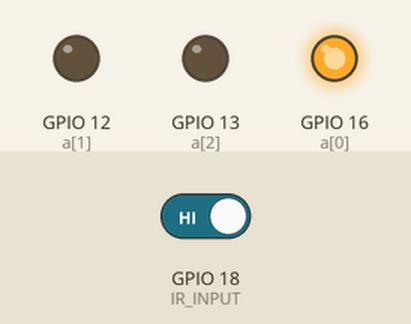
Simulated run of this program. Board: Raspberry Pi (BCM pin numbers). Shown: output pins drawn as LEDs (lit = HIGH). The test bench sets the inputs (shaded band); at power-on: GPIO 18 (IR_INPUT) HIGH.

Above: at 1.2 s.
1.3 s: GPIO 18 (IR_INPUT) driven LOW
At 2.3 s:
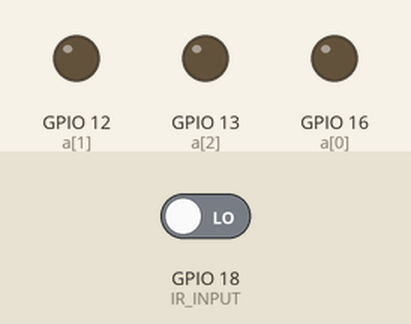
2.9 s: GPIO 18 (IR_INPUT) driven HIGH
At 6.9 s:
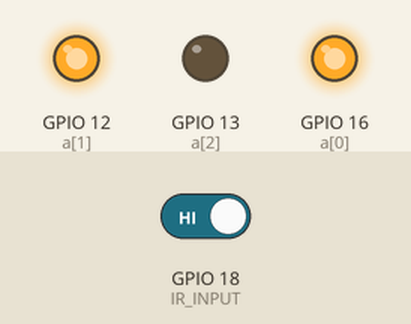
At 9.2 s:
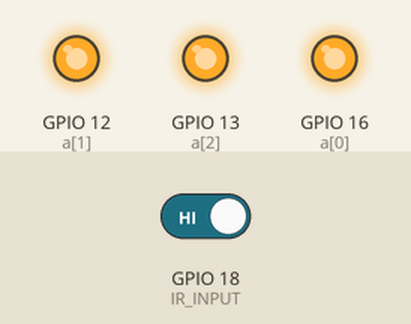
Timing chart, 0 to 10.7 s (numbered marks = the images above; inputs shaded):
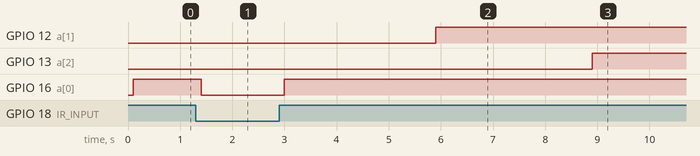

The program:

glow_three_led.py
```python
# import the library that allows us to logically access the GPIO pins
# refer to the library as G, it is like an alias
import RPi.GPIO as G

#import the sleep module from time library that allow us to provide delay
from time import sleep

#To disable warning of channel is already in use
G.setwarnings(False)

# use the BCM numbering scheme or we can use BOARD scheme also
G.setmode(G.BCM)

# set pin 18 in input mode in direction IN
IR_INPUT= 18
G.setup(IR_INPUT,G.IN)

# set pin 16,12,13 to be in output mode in direction OUT
G.setup(16, G.OUT)
G.setup(12,G.OUT)
G.setup(13,G.OUT)

#intialize count variable as c with 0
c = 0

#store output pins in list named a
a=[16,12,13]

#main loop starts
try:
	while(True):
        #read input of IR sensor and store it in status variable
		status = G.input(IR_INPUT)

		#if there is no input is recieved from IR then just continue
		if not status:
			continue

		#when input is recieved again
		while status:
			status = G.input(IR_INPUT)
			sleep(0.1)

			#increment in c variable
			c = c + 1

                        #check if value of c is between 0 to 90 then glow led one by one
			if( c<30 and c>=0):
				G.output(16,True)
			if( c<60 and c>=30):
				G.output(12,True)
			if( c<90 and c>=60):
				G.output(13,True)

                #for each led in list "a" off all of them
		for i in  a:
			G.output(i,False)

                #set the value of c to 0
		c = 0

# end program cleanly
except Exception as ex:
	print str(ex)

#finally set all the led off
finally:
	G.output(16,False)
	G.output(12,False)
	G.output(13,False)
	G.cleanup()
```

Measured:
- after the input at 1.3 s, GPIO 16 (a[0]): HIGH → LOW after 0.10 s
- after the input at 2.9 s, GPIO 12 (a[1]): LOW → HIGH after 3.0 s; GPIO 13 (a[2]): LOW → HIGH after 6.0 s; GPIO 16 (a[0]): LOW → HIGH after 0.10 s
